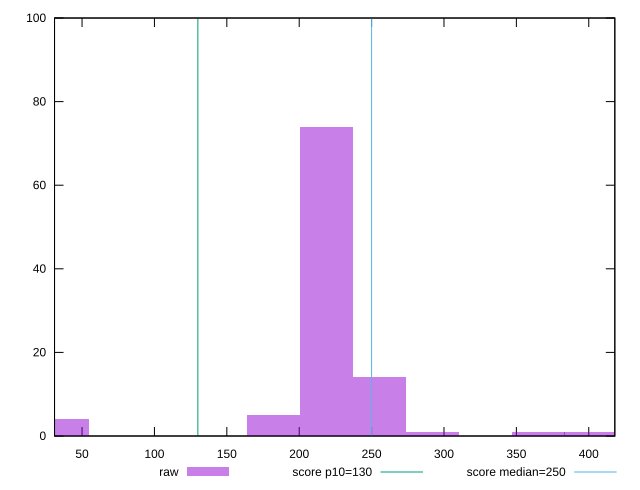

Reproduce this figure in gnuplot.
reset

$raw <<EOF
218.9947304903897 74
182.49560874199145 5
36.49912174839829 4
255.493852238788 14
364.9912174839829 1
291.9929739871863 1
401.4903392323812 1
EOF

set key outside below
set boxwidth 36.49912174839829
set xrange [31:418.00000000000045]
set yrange [0:100]
set trange [0:100]
set style fill transparent solid 0.5 noborder

set parametric
set terminal svg size 640, 490 enhanced background rgb 'white'
set output "report_00009_2021-02-08T22-37-41.559Z/max-potential-fid/samples/pages+cached+noadtech+nomedia/raw/histogram.svg"

plot $raw title "raw" with boxes, \
     130,t title "score p10=130", \
     250,t title "score median=250"

reset
